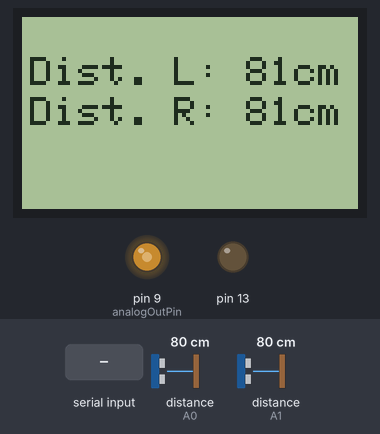
Bench run of a sketch on a simulated Arduino Uno, built with avr-gcc and run on an emulated ATmega328P. Parts: 84×48 one-colour display, output pins drawn as LEDs (lit = HIGH). The test bench sets the inputs (shaded band); at power-on: distance to the obstacle (sensors on A0, A1) 80 cm. The echo pulse lasts 58.3 µs per cm; the display library's start-up logo is not drawn.

Above: at 1.2 s.
1.3 s: "1" received over Serial
At 2.6 s:
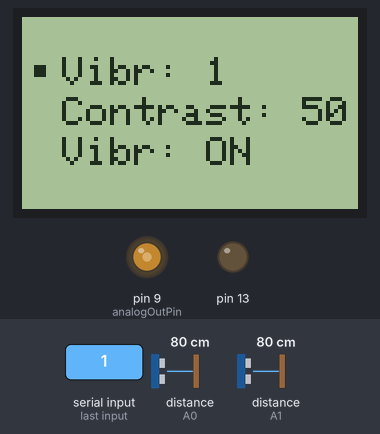
2.9 s: distance to the obstacle (sensor on A0) set to 2 cm
At 5.6 s:
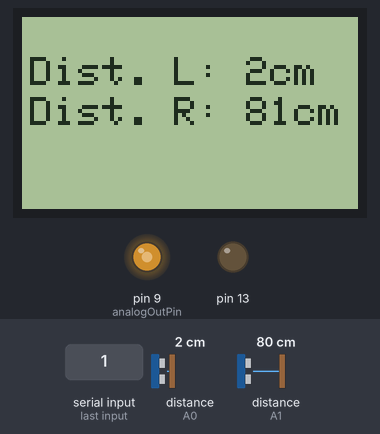
5.9 s: distance to the obstacle (sensor on A0) set to 60 cm
At 6.9 s:
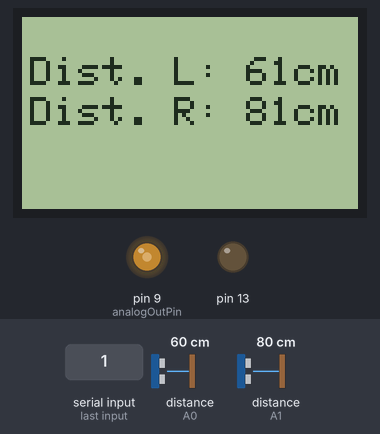
7.4 s: distance to the obstacle (sensor on A1) set to 2 cm
At 8.2 s:
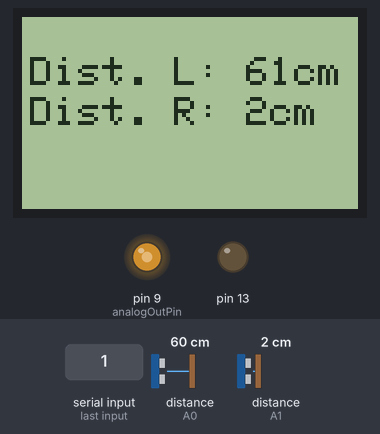
9.1 s: "2" received over Serial
At 9.5 s:
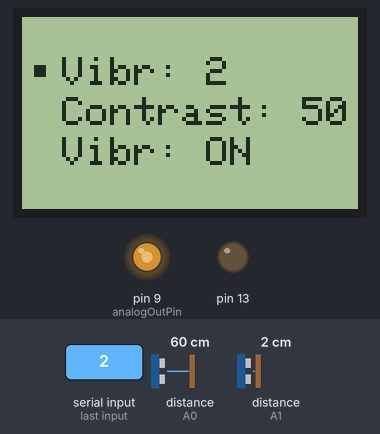
10.7 s: distance to the obstacle (sensor on A1) set to 4 cm
At 12.5 s:
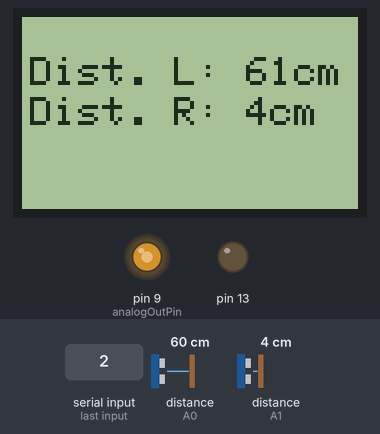
Timing chart, 0 to 14.0 s (numbered marks = the images above; inputs shaded):
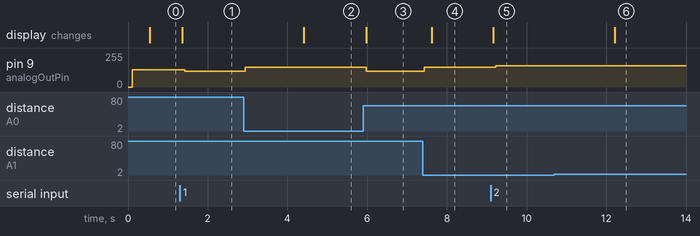

The sketch:

CapstoneArduino.ino
```cpp
#include <SPI.h>
#include <Adafruit_GFX.h>
#include <Adafruit_PCD8544.h>
#include <NewPing.h>

#define TRIGGER_PIN_L  A0
#define ECHO_PIN_L A0
#define TRIGGER_PIN_R A1
#define ECHO_PIN_R A1
#define MAX_DISTANCE 200

NewPing sonarRight (TRIGGER_PIN_R, ECHO_PIN_R, MAX_DISTANCE);
NewPing sonarLeft(TRIGGER_PIN_L, ECHO_PIN_L, MAX_DISTANCE);
Adafruit_PCD8544 display = Adafruit_PCD8544(7, 6, 5, 4, 3);

int intensity = 2, contrast = 50, option = 1, vibrMode = 1, vibrationIntensity=70, intensityLevel = 1, vibrationIntensityRight = 70, intensityLevelRight = 1;
int intensityValues[]= {80, 100, 130, 150, 160};
char input;
const int screenRefreshRate = 500;
int displayRevert = 0;
long lastScreenRefreshTime = 0;
//long displayRevert = 0;
const int analogOutPin = 9;
//const int analogOutPinRight = 10;
const int BASE_INTENSITY = 30;


void setup() {
  Serial.begin(9600);
  pinMode(13, OUTPUT);
  digitalWrite(13,LOW);
  display.begin();
  display.setContrast(contrast);
  display.display();
}

void loop() {

  if (Serial.available() > 0) {
    settingsUpdate();
  }

   delay(50);
   unsigned int uSL = sonarLeft.ping();
   unsigned int uSR = sonarRight.ping();
   int readingLeft = uSL / US_ROUNDTRIP_CM;
   int readingRight = uSR / US_ROUNDTRIP_CM;
   vibration(readingLeft, readingRight);

  //Normal screen refresh
  if (((millis() - lastScreenRefreshTime) > screenRefreshRate) && ((millis() - lastScreenRefreshTime) > displayRevert)) {
    lastScreenRefreshTime = millis();
    displayOutput(readingLeft, readingRight);
    displayRevert =0;

  }
    if (vibrMode == 1 && (readingLeft != 0 || readingRight != 0)) {
    //int vibrationIntensity = intensity * 4;
    analogWrite(analogOutPin, vibrationIntensity);
 //   analogWrite(analogOutPinRight, vibrationIntensityRight);
    }
    else
    {
          analogWrite(analogOutPin, 0);
          // analogWrite(analogOutPinRight, 0);

    }

}

void vibration(int readingLeft, int readingRight) {
  if (readingLeft <= 30)
   intensityLevel = 4;
  else if (readingLeft > 30 && readingLeft <= 50)
    intensityLevel = 3;
  else if (readingLeft > 50 && readingLeft <= 90)
    intensityLevel = 2;
  else if  (readingLeft > 90 && readingLeft <= 130)
    intensityLevel = 1;
   else if (readingLeft > 130 && readingLeft <= 170)
    intensityLevel = 0;

if (readingRight <= 30)
   intensityLevelRight = 4;
  else if (readingRight > 30 && readingRight <= 50)
    intensityLevelRight = 3;
  else if (readingRight > 50 && readingRight <= 90)
    intensityLevelRight = 2;
  else if  (readingRight > 90 && readingRight <= 130)
    intensityLevelRight = 1;
   else if (readingRight > 130 && readingRight <= 170)
    intensityLevelRight = 0;

    int finalValue = intensityLevel > intensityLevelRight? intensityLevel:intensityLevelRight;
    vibrationIntensity = intensityValues[finalValue];
    //vibrationIntensityRight = intensityValues[intensityLevelRight];
  //vibrationIntensity = (intensityLevel * intensity) + BASE_INTENSITY;

}


void settingsUpdate() {
  input = Serial.read();
  if (input == '1') {
    if (option == 2) {
      if (contrast > 0) {
        --contrast;
        display.setContrast(contrast);
      }
    }
    else if (option == 1) {
      if (intensity > 1)
      {
        --intensity;
        updateIntensityValues();

      }
    }
    else if (option  == 3) {
      if(vibrMode == 1 )
        vibrMode = 0;
    }
  }
  else if (input == '2') {
    if (option == 2) {
      if (contrast < 100 ) {
        ++contrast;
        display.setContrast(contrast);
      }
    }
    else if (option == 1) {
      if (intensity < 5){
        ++intensity;
        updateIntensityValues();
    }
    }
    else if (option == 3) {
      if (vibrMode == 0)
        vibrMode = 1;
    }
  }
  else if (input == '3') {

    if (option == 1)
      option = 2;
    else if (option == 2)
      option = 3;
    else
    option =1;
  }
  //Refresh for update to reflect
  lastScreenRefreshTime = millis();
//  displayRevert = millis() + 12000;
  displayRevert = 3000;
  settingsDisplay();
}
void updateIntensityValues() {

      if (intensity == 1) {
            intensityValues[0] = 70;
            intensityValues[1] = 90;
            intensityValues[2] = 120;
            intensityValues[3] = 140;
            intensityValues[4] = 150;
       }
       else if (intensity == 2) {
            intensityValues[0] = 80;
            intensityValues[1] = 100;
            intensityValues[2] = 130;
            intensityValues[3] = 150;
            intensityValues[4] = 160;
       }
       else if (intensity == 3) {
            intensityValues[0] = 90;
            intensityValues[1] = 110;
            intensityValues[2] = 140;
            intensityValues[3] = 160;
            intensityValues[4] = 170;
       }
       else if (intensity == 4) {
            intensityValues[0] = 100;
            intensityValues[1] = 120;
            intensityValues[2] = 150;
            intensityValues[3] = 170;
            intensityValues[4] = 180;
       }
       else if (intensity == 5) {
            intensityValues[0] = 110;
            intensityValues[1] = 130;
            intensityValues[2] = 160;
            intensityValues[3] = 180;
            intensityValues[4] = 190;
       }
}

void settingsDisplay() {
  display.clearDisplay();
  display.setTextSize(1);
  display.setTextColor(BLACK);
  if (option == 1) {
    display.fillRect(3, 12, 3, 3, BLACK);
  }
  else if (option == 2) {
    display.fillRect(3, 22, 3, 3, BLACK);
  }
  else if (option == 3) {
    display.fillRect(3, 32, 3, 3, BLACK);
  }
  display.setCursor(10, 10);
  display.setTextWrap(true);
  display.println("Vibr: " + String(intensity));
  display.setCursor(10, 20);
  display.println("Contrast: " + String(contrast));
   display.setCursor(10, 30);
  if (vibrMode == 1)
    display.println("Vibr: ON");
  else
    display.println("Vibr: OFF");
  display.display();
}

void displayOutput(int readingLeft, int readingRight) {
  display.clearDisplay();
  display.setTextSize(1);
  display.setTextColor(BLACK);
  display.setCursor(2, 10);
  display.setTextWrap(true);
  display.println("Dist. L: " + String (readingLeft) + "cm");
  display.setCursor(2,20);
  display.println("Dist. R: " + String (readingRight) + "cm");
  display.display();
}
```

Measured:
- after the input at 1.3 s, pin 9 (analogOutPin): 130/255 → 120/255 after 0.13 s; the display: changes after 0.07 s (image 1)
- after the input at 2.9 s, pin 9 (analogOutPin): 120/255 → 150/255 at once; the display: changes after 1.5 s (image 2)
- after the input at 5.9 s, pin 9 (analogOutPin): 150/255 → 120/255 after 0.08 s; the display: changes after 0.08 s (image 3)
- after the input at 7.4 s, pin 9 (analogOutPin): 120/255 → 150/255 at once; the display: changes after 0.22 s (image 4)
- after the input at 9.1 s, pin 9 (analogOutPin): 150/255 → 160/255 after 0.12 s; the display: changes after 0.07 s (image 5)
- after the input at 10.7 s, the display: changes after 1.5 s (image 6)
